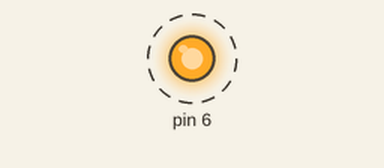
This program was run on a simulated Arduino Uno, built with avr-gcc and run on an emulated ATmega328P. On the bench: output pins drawn as LEDs (lit = HIGH). Dashed ring = blinking.

Above: at 0.5 s.
Timing chart, 0 to 4.6 s (numbered marks = the images above):
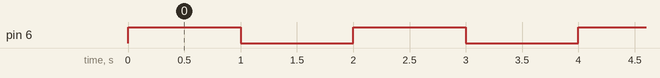

The program:

main.cpp
```cpp
/*
---------------------------------------------------------------------
Author: John Adamick

This project will lay-out how code will be formated for our project.
Your code will be implemented in a class/library that can be easily
  implemented into our robot's main code.

There should be no code written in this section that will actually
  integrate your module into reusable functions.
  - ALL INTEGRATION FOR YOUR MODULE SHOULD BE WRITTEN INTO A CLASS
    - See SampleClass
  - The purpose of this main.cpp file is to apply your class to
    logic.
---------------------------------------------------------------------
*/

/*
**GRAMMAR AND PUNCTUATION**
  - All words should be spelled correctly.
  - All written items should be in complete sentences and/or paragraphs.
  - All written items should use correct grammar.
  - All written items should include correct punctuation.

**FORMATTING**
  Class           -   Pascal Case
  Constant        -   Upper Case
  Enum Type       -   Pascal Case
  Enum Values     -   Pascal Case
  Event           -   Pascal Case
  Functions       -   Camel Case
  Interface       -   Pascal Case
  Method          -   Pascal Case
  Namespace       -   Pascal Case
  Parameter       -   Camel Case
  Property        -   Pascal Case
  Global Variable -   Pascal Case
    NOTE: All global variables should begin with "g_".
  Local Variable  -   Camel Case
    NOTE: Variables should never differ only by case.

**NAMING GUIDELINES**
  Classes
    - Use a noun or noun phrase to name a class.
    - Use Pascal Case.
    - Do not use an underscore.
    - Avoid using abbreviations.
    - Variables that are private to the class should begin wtih "c_".
*/

/*
All files listed at the top of each programming file is a
  dependency. These must be added at the top of c++ files with
  a "#include" if you want to use their functionality.
*/

/*
**DESCRIPTION**
This is the standard Arduino library.
  - Always include this in your main if your code will be integrated
    into an Arduino or Teensy.
*/
#include <Arduino.h>

/*
**DESRIPTION**
This is your class.
  - Obviously this will need to be renamed to reflect your module.
  - Including this will allow the code in this file to access your
    functions that you will make in your class.
PLEASE REVIEW THE CLASS AND HEADER FILES.
*/
#include <SampleClass.h>

// This class declaration will also call the constructor to initialize it.
SampleClass g_Sample(6);

/*
This section of the code will only ever run one time. This is useful for
  one-time code calls such as initializations.
Since our code includes an initialization during construction, we do not need
  to put anything here.
*/

/*
PURPOSE: none
*/
void setup() {
}

/*
This section of the code will run forever unless an exit function is called.
Ths section is used for writing code that will actually perform your work.
*/

/*
PURPOSE: This will toggle the pin initialized in g_Sample on and off every second.
*/
void loop() {
  g_Sample.writeHigh();
  delay(1000);
  g_Sample.writeLow();
  delay(1000);
}
```

Measured:
- by itself, pin 6: alternates HIGH for 1.0 s and LOW for 1.0 s
